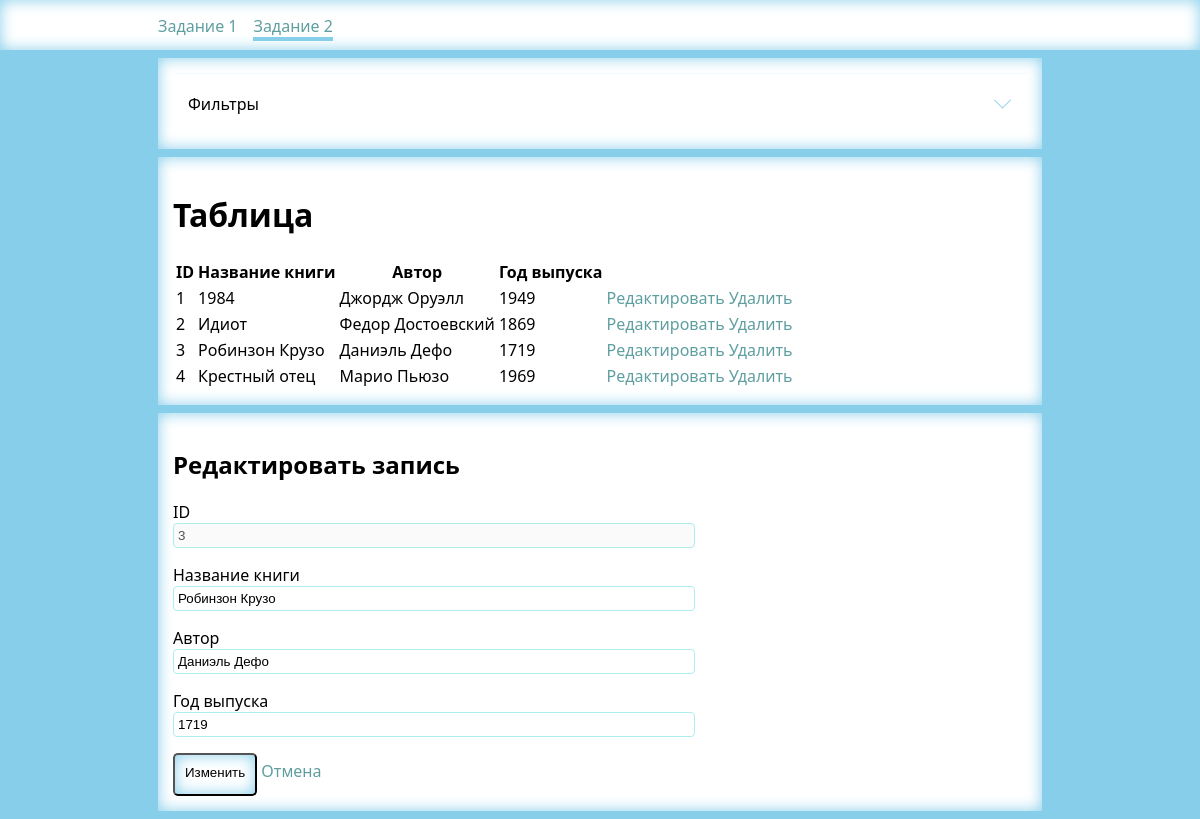
The page /task2.php?editId=3 on the database its author committed.
### tables this page shows
CREATE TABLE `books` (
  `book_id` int(11) NOT NULL,
  `book_name` varchar(128) NOT NULL,
  `author_name` varchar(128) NOT NULL,
  `year_published` int(11) NOT NULL
);

### components/book.php (called while the page is built, shortened)
<?php
class Book
{
    public function __construct($id, $bookName, $authorName, $yearPublished)
    {
        $this->id = $id;
        $this->bookName = $bookName;
        $this->authorName = $authorName;
        $this->yearPublished = $yearPublished;
    }
}
?>

### components/library.php (called while the page is built, shortened)
<?php
    class Library {
        public $books = array();
        private $connection, $link;
        public function getBookById($id) {
            foreach ($this->books as $value) {
                if($value -> id == $id) {
                    return $value;
                }
            }
            return null;
        }
        private function connect() {
            $this -> link = mysqli_connect($this -> connection::HOST, $this -> connection::USER, $this -> connection::PASSWORD, $this -> connection::DATABASE)
            or die("Ошибка " . mysqli_error($this -> link));
        }
        public function __construct($filters)
        {
            $this -> connection = new Connection();
            if(isset($filters['book_name'])) {
                $bookNameFilter = $filters['book_name'];
            } else {
                $bookNameFilter = "";
            }
            if(isset($filters['author_name'])) {
                $authorNameFilter = $filters['author_name'];
            } else {
                $authorNameFilter = "";
            }
            $query ="SELECT * FROM books WHERE
                book_name LIKE '%$bookNameFilter%' AND
                author_name LIKE '%$authorNameFilter%'";
            $result = mysqli_query($this -> link, $query) or die("Ошибка " . mysqli_error($this -> link));
            $books = ($result->fetch_all(MYSQLI_ASSOC));
            foreach ($books as $row) {
                $result = array_push($this -> books, new Book($row['book_id'], $row['book_name'], $row['author_name'], $row['year_published']));
            }
        }
    }
?>

### task2.php (the view, shortened to what this page needs)
<?php
    require_once 'components/library.php';
    require_once 'components/book.php';
    require_once 'components/menu-header.php';
    $library = new Library($_GET);
?>
<!DOCTYPE html>
<html lang="en">
<head>
    <link rel="stylesheet" href="style/compiled/style.css" />
</head>
<body>
    <div class="main-wrapper">
        <div class="container">
            <div class="accordion">
                <div class="accordion__wrapper">
                    <div class="accordion__item">
                        <input checked="checked" class="checkbox-xs_block" type="checkbox"> <i>&nbsp;</i>
                        <div class="accordion__title">
                            <div> Фильтры
                            </div>
                        </div>
                    </div>
                </div>
            </div>
        </div>
    </div>
    <div class="main-wrapper">
        <div class="container">
            <h1>Таблица</h1>
            <?php
                displayLibraryTable($library);
                function displayLibraryTable($library) {
                    echo '<table>';
                    echo '<th>ID</th><th>Название книги</th><th>Автор</th><th>Год выпуска</th>';
                    foreach ($library -> books as $key => $value) {
                        echo '<tr>';
                        echo    '<td>' . $value -> id .
                                '</td><td>' . $value -> bookName .
                                '</td><td>' . $value -> authorName .
                                '</td><td>' . $value -> yearPublished .
                                '</td><td><a href="?editId=' . $value -> id . '">Редактировать</a></td>' .
                                '<td><a href="?action=removeBook&id=' . $value -> id . '">Удалить</a></td>';
                        echo '</tr>';
                    }
                    echo '</table>';
                }
            ?>
        </div>
        <?php if(isset($_GET['editId'])): ?>
            <?php
                $book = $library -> getBookById($_GET['editId']);
            ?>
            <div class="container edit-article">
                <h2>Редактировать запись</h2>
                <form action="?action=editBook&id=<?php echo $book -> id ?>" method="POST" name="editBook">
                    <p>ID<br>
                        <input
                            type="text"
                            name="id"
                            size="40"
                            class="textbox"
                            value="<?php echo $book -> id ?>"
                            disabled />
                    </p>
                    <p>Название книги<br>
                        <input
                            type="text"
                            name="book_name"
                            size="40"
                            class="textbox"
                            value="<?php echo $book -> bookName ?>"
                            />
                    </p>
                    <p>Автор<br>
                        <input
                            type="text"
                            name="author_name"
                            size="40"
                            class="textbox"
                            value="<?php echo $book -> authorName ?>"
                            />
                    </p>
                    <p>Год выпуска<br>
                        <input
                            type="number"
                            name="year_published"
                            size="40"
                            class="textbox"
                            value="<?php echo $book -> yearPublished ?>"
                            />
                    </p>
                    <input type="submit" value="Изменить" class="button" />
                    <a href="task2.php">Отмена</a>
                </form>
            </div>
        <?php endif; ?>
    </div>
</body>
</html>

### style/compiled/style.css (style rules this page uses)
.accordion .accordion__wrapper { position: relative; width: 100%; }
.accordion .accordion__item { position: relative; margin-bottom: 0px; animation: all 0.1s; }
.accordion .accordion__item i { opacity: 1; position: absolute; transform: translate(-6px, 0); top: 25px; right: 15px; }
.accordion .accordion__item i::before, .accordion .accordion__item i::after { content: ""; position: absolute; right: 3px; background: skyblue; width: 1px; height: 12px; transition: all 0.25s ease-in-out; }
.accordion .accordion__item i::before { transform: translate(-4px, 0) rotate(45deg); }
.accordion .accordion__item i::after { transform: translate(4px, 0) rotate(-45deg); }
.accordion .accordion__item input[type=checkbox]:checked ~ i:before { transform: translate(4px, 0) rotate(45deg); }
.accordion .accordion__item input[type=checkbox]:checked ~ i:after { transform: translate(-4px, 0) rotate(-45deg); }
.accordion .accordion__item input[type=checkbox]:checked ~ .accordion__title { border-top: 1px solid rgba(135, 206, 235, 0.1); border-left: 5px solid transparent; }
.accordion .accordion__title { font-size: 16px !important; line-height: 24px !important; margin-bottom: 0px; position: relative; padding: 18px 40px 18px 10px; border-top: 1px solid rgba(135, 206, 235, 0.1); border-left: 5px solid transparent; transition: all 0.3s; border-top: 1px solid skyblue; border-left: 5px solid skyblue; }
body { background-color: skyblue; margin: 0 auto; font-family: "Segoe UI", Tahoma, Geneva, Verdana, sans-serif; }
a:link, a:visited { text-decoration: none; color: cadetblue; }
.main-wrapper { width: 1300px; margin: 0px auto; clear: both; }
.container { background-color: white; margin: 8px; padding: 15px; box-shadow: skyblue 0 0 15px inset; position: relative; }
.textbox { border: none; border: ridge 1px paleturquoise; border-radius: 4px; padding: 4px; right: 10px; width: 60%; }
.button { display: inline; padding: 10px; padding-bottom: 14px; background-color: white; box-shadow: skyblue 0 0 15px inset; border-radius: 5px; transition: 0.5s; }
@media screen and (max-width: 1320px) { .main-wrapper { width: 900px; } }

### rows shown on the page
books: book_id "1", book_name "1984", author_name "Джордж Оруэлл", year_published "1949"
books: book_id "2", book_name "Идиот", author_name "Федор Достоевский", year_published "1869"
books: book_id "3", book_name "Робинзон Крузо", author_name "Даниэль Дефо", year_published "1719", id "3"
books: book_id "4", book_name "Крестный отец", author_name "Марио Пьюзо", year_published "1969"
